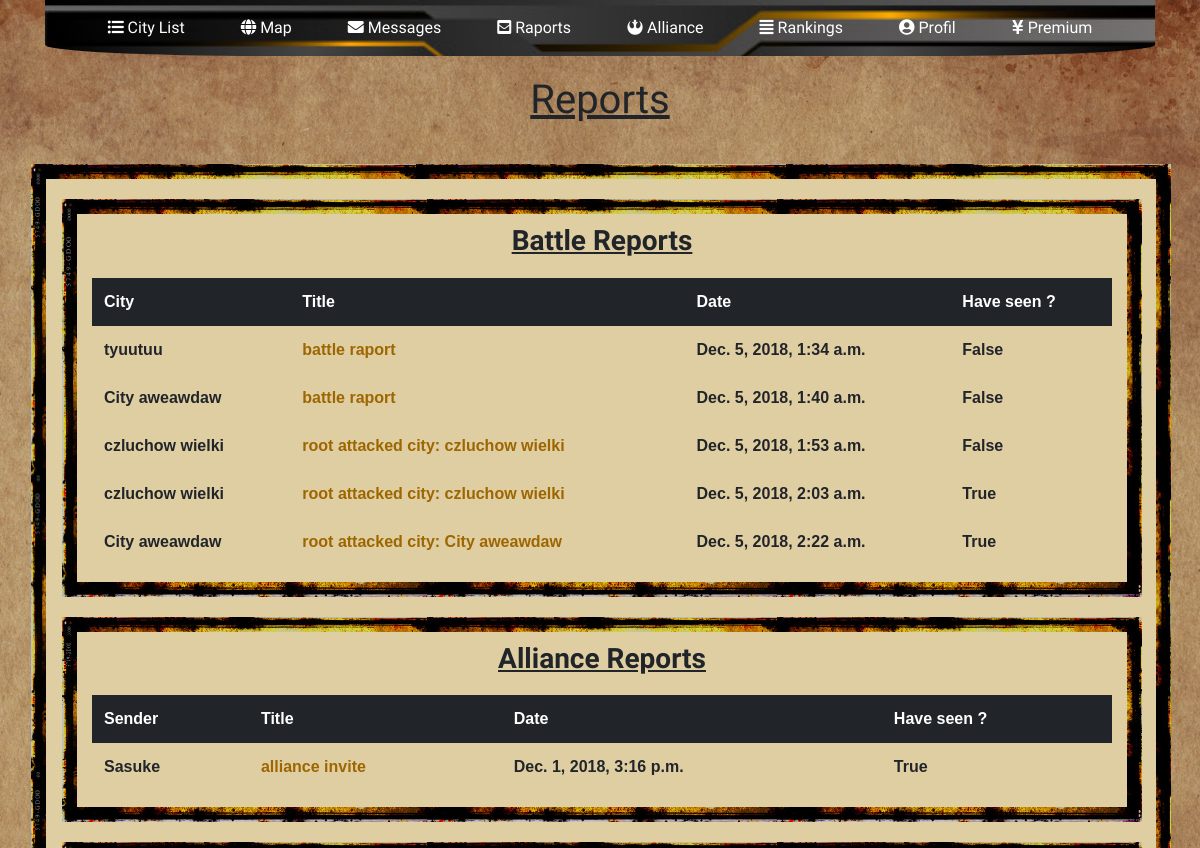
Page /raporty/ (signed in, upper part) on the earlier database version.
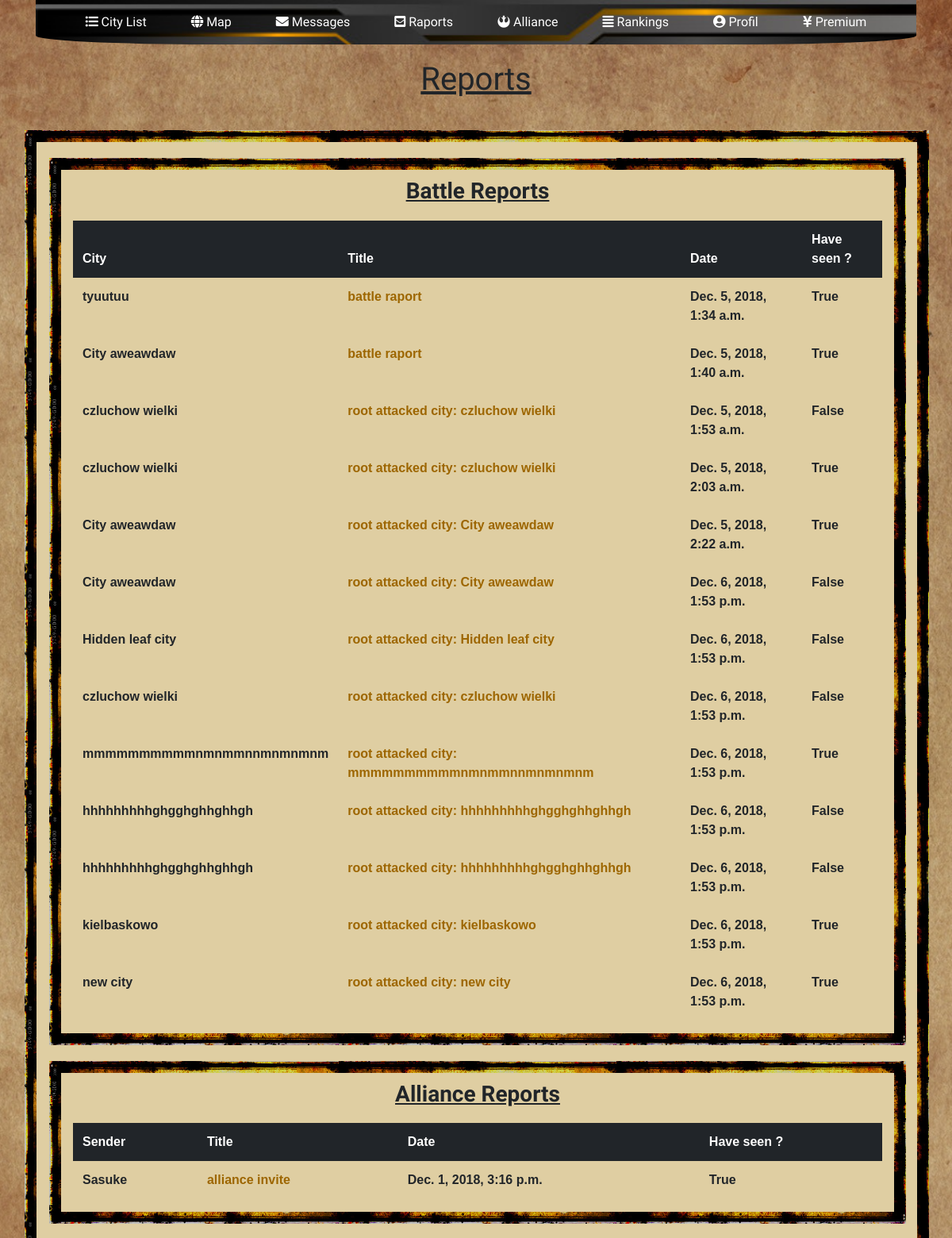
Same page on the later database version.
### raports/models.py (models this page shows, shortened)
class BattleRaport(models.Model):
    name = models.CharField(max_length=100, default="battle raport")
    have_seen = models.BooleanField(default=False)
    attacker = models.ForeignKey(User, related_name='attacker', on_delete=models.CASCADE)
    defender = models.ForeignKey(User, related_name='defender', on_delete=models.CASCADE)
    created_date = models.DateTimeField(default=timezone.now)
    cityA = models.ForeignKey(cityMap.models.CityOwned, related_name='attackvillage', on_delete=models.CASCADE)
    cityD = models.ForeignKey(cityMap.models.CityOwned, related_name='defensevillage', on_delete=models.CASCADE)
    stolen_food = models.IntegerField(default=0)
    stolen_energy = models.IntegerField(default=0)
    stolen_minerals = models.IntegerField(default=0)
    stolen_special_resource = models.IntegerField(default=0)
    infantryA = models.IntegerField(default=0)
    hinfantryA = models.IntegerField(default=0)
    planesA = models.IntegerField(default=0)
    ltanksA = models.IntegerField(default=0)
    htanksA = models.IntegerField(default=0)
    motorizedA = models.IntegerField(default=0)
    infantryD = models.IntegerField(default=0)
    hinfantryD = models.IntegerField(default=0)
    planesD = models.IntegerField(default=0)
    ltanksD = models.IntegerField(default=0)
    htanksD = models.IntegerField(default=0)
    motorizedD = models.IntegerField(default=0)
    infantryAS = models.IntegerField(default=0)
    hinfantryAS = models.IntegerField(default=0)
    planesAS = models.IntegerField(default=0)
    ltanksAS = models.IntegerField(default=0)
    htanksAS = models.IntegerField(default=0)
    motorizedAS = models.IntegerField(default=0)
    infantryDS = models.IntegerField(default=0)
    hinfantryDS = models.IntegerField(default=0)
    planesDS = models.IntegerField(default=0)
    ltanksDS = models.IntegerField(default=0)
    htanksDS = models.IntegerField(default=0)
    motorizedDS = models.IntegerField(default=0)

class AllianceInvite(models.Model):
    sender = models.ForeignKey(User, related_name='senderair', on_delete=models.CASCADE)
    receiver = models.ForeignKey(User, related_name='receiverair', on_delete=models.CASCADE)
    alliance = models.ForeignKey(alliance.models.Alliance, related_name='receiver', on_delete=models.CASCADE)
    name = models.CharField(max_length=100, default="alliance invite")
    created_date = models.DateTimeField(default=timezone.now)
    have_seen = models.BooleanField(default=False)

### cityMap/models.py (models this page shows, shortened)
class CityOwned(models.Model):
    city_owner = models.ForeignKey('auth.User', on_delete=models.CASCADE)
    city_name = models.CharField(max_length=100, default="City")
    is_capital = models.BooleanField(default=False)
    pos_x = models.IntegerField(default=1)
    pos_y = models.IntegerField(default=1)
    server = models.ForeignKey(Server, on_delete=models.CASCADE, blank=True, null=True)
    town_hall = models.IntegerField(default=1)
    barracks = models.IntegerField(default=1)
    roads = models.IntegerField(default=1)
    mines = models.IntegerField(default=1)
    power_plant = models.IntegerField(default=1)
    farms = models.IntegerField(default=1)
    housing = models.IntegerField(default=1)
    infantry = models.IntegerField(default=0)
    hinfantry = models.IntegerField(default=0)
    planes = models.IntegerField(default=0)
    ltanks = models.IntegerField(default=0)
    htanks = models.IntegerField(default=0)
    motorized = models.IntegerField(default=0)
    food = models.IntegerField(default=0)
    electricity = models.IntegerField(default=0)
    ore = models.IntegerField(default=0)
    population = models.IntegerField(default=100)
    points = models.IntegerField(default=100)
    def __str__(self):
        return self.city_name

### raports/views.py (the view)
# urls.py: path('', views.raport_page, name='raport_page'),
@login_required(login_url=main_page)
def raport_page(request):
    battleraports = BattleRaport.objects.filter(Q(defender=request.user) | Q(attacker=request.user)).order_by('created_date')
    alliancereports = AllianceInvite.objects.filter(receiver=request.user).order_by('created_date')
    helpraports = HelpRaport.objects.filter(receiver=request.user).order_by('created_date')
    specialresourceraports = SpecialResourceRaport.objects.filter(receiver=request.user).order_by('created_date')
    tradeeraports = TradeRaport.objects.filter(receiver=request.user).order_by('created_date')
    return render(request, 'indexRaports.html',
                  {'battleraports': battleraports, 'alliancereports': alliancereports, 'helpraports': helpraports,
                   'specialresourceraports': specialresourceraports, 'tradeeraports': tradeeraports})

### raports/templates/indexRaports.html (shortened to what this page needs)
{% extends 'raports.html' %}
{% block showRaports %}
<div class="row col-lg-12 raportPanel">
    <h3 class="h3 custom-center font-weight-bold"><u>Battle Reports
    </u></h3>
    <table class="table table-hover table-borderless">
        <thead class="thead-dark">
        <tr>
            <th>City</th>
            <th>Title</th>
            <th>Date</th>
            <th>Have seen ?</th>
        </tr>
        </thead>
        {% for battleraport in battleraports %}
        <tr>
            <td>{{ battleraport.cityD }}</td>
            <td><a href='{{ battleraport.id }}/0'>{{ battleraport.name }}</a></td>
            <td>{{ battleraport.created_date }}</td>
            <td>{{ battleraport.have_seen }}</td>
        </tr>
        {% endfor %}
    </table>
</div>
<div class="row col-lg-12 raportPanel">
    <h3 class="h3 custom-center font-weight-bold"><u>Alliance Reports
    </u></h3>
    <table class="table table-hover table-borderless">
        <thead class="thead-dark">
        <tr>
            <th>Sender</th>
            <th>Title</th>
            <th>Date</th>
            <th>Have seen ?</th>
        </tr>
        </thead>
        {% for alliancereport in alliancereports %}
        <tr>
            <td>{{ alliancereport.sender }}</td>
            <td><a href='{{ alliancereport.id }}/1'>{{ alliancereport.name }}</a></td>
            <td>{{ alliancereport.created_date }}</td>
            <td>{{ alliancereport.have_seen }}</td>
        </tr>
        {% endfor %}
    </table>
</div>
<div class="row col-lg-12 raportPanel">
</div>
{% endblock %}

Differences in the rows shown:
changed BattleRaport "Dec. 5, 2018, 1:34 a.m.": have_seen "False" → "True"
changed BattleRaport "Dec. 5, 2018, 1:40 a.m.": have_seen "False" → "True"
added BattleRaport: cityD "City aweawdaw", name "root attacked city: City aweawdaw", created_date "Dec. 6, 2018, 1:53 p.m.", have_seen "False"
added BattleRaport: cityD "Hidden leaf city", name "root attacked city: Hidden leaf city", created_date "Dec. 6, 2018, 1:53 p.m.", have_seen "False"
added BattleRaport: cityD "czluchow wielki", name "root attacked city: czluchow wielki", created_date "Dec. 6, 2018, 1:53 p.m.", have_seen "False"
added BattleRaport: cityD "mmmmmmmmmmnmnmmnnmnmnmnm", name "root attacked city: mmmmmmmmmmnmnmmnnmnmnmnm", created_date "Dec. 6, 2018, 1:53 p.m.", have_seen "True"
added BattleRaport: cityD "hhhhhhhhhghgghghhghhgh", name "root attacked city: hhhhhhhhhghgghghhghhgh", created_date "Dec. 6, 2018, 1:53 p.m.", have_seen "False"
added BattleRaport: cityD "hhhhhhhhhghgghghhghhgh", name "root attacked city: hhhhhhhhhghgghghhghhgh", created_date "Dec. 6, 2018, 1:53 p.m.", have_seen "False"
added BattleRaport: cityD "kielbaskowo", name "root attacked city: kielbaskowo", created_date "Dec. 6, 2018, 1:53 p.m.", have_seen "True"
added BattleRaport: cityD "new city", name "root attacked city: new city", created_date "Dec. 6, 2018, 1:53 p.m.", have_seen "True"
